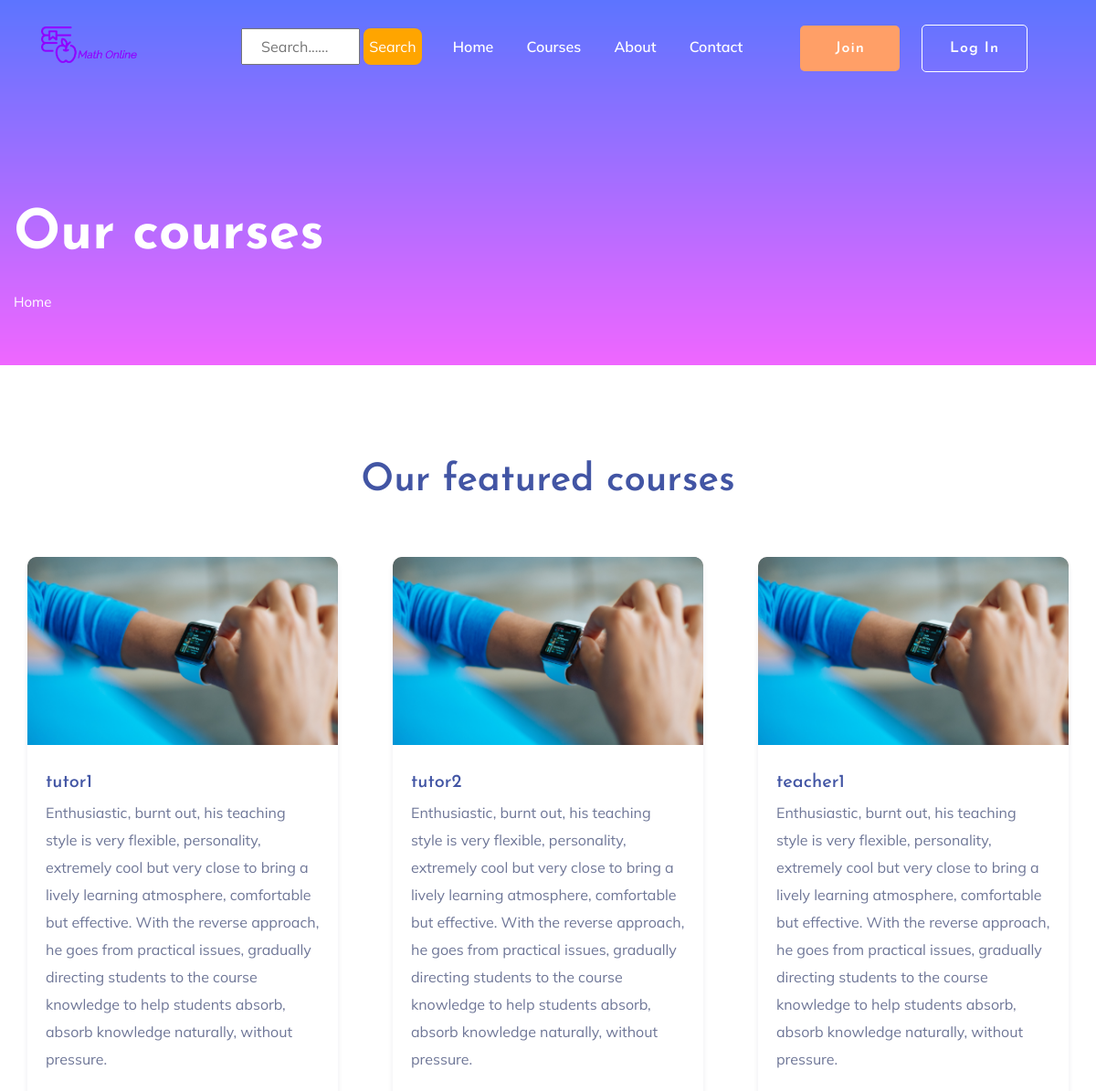
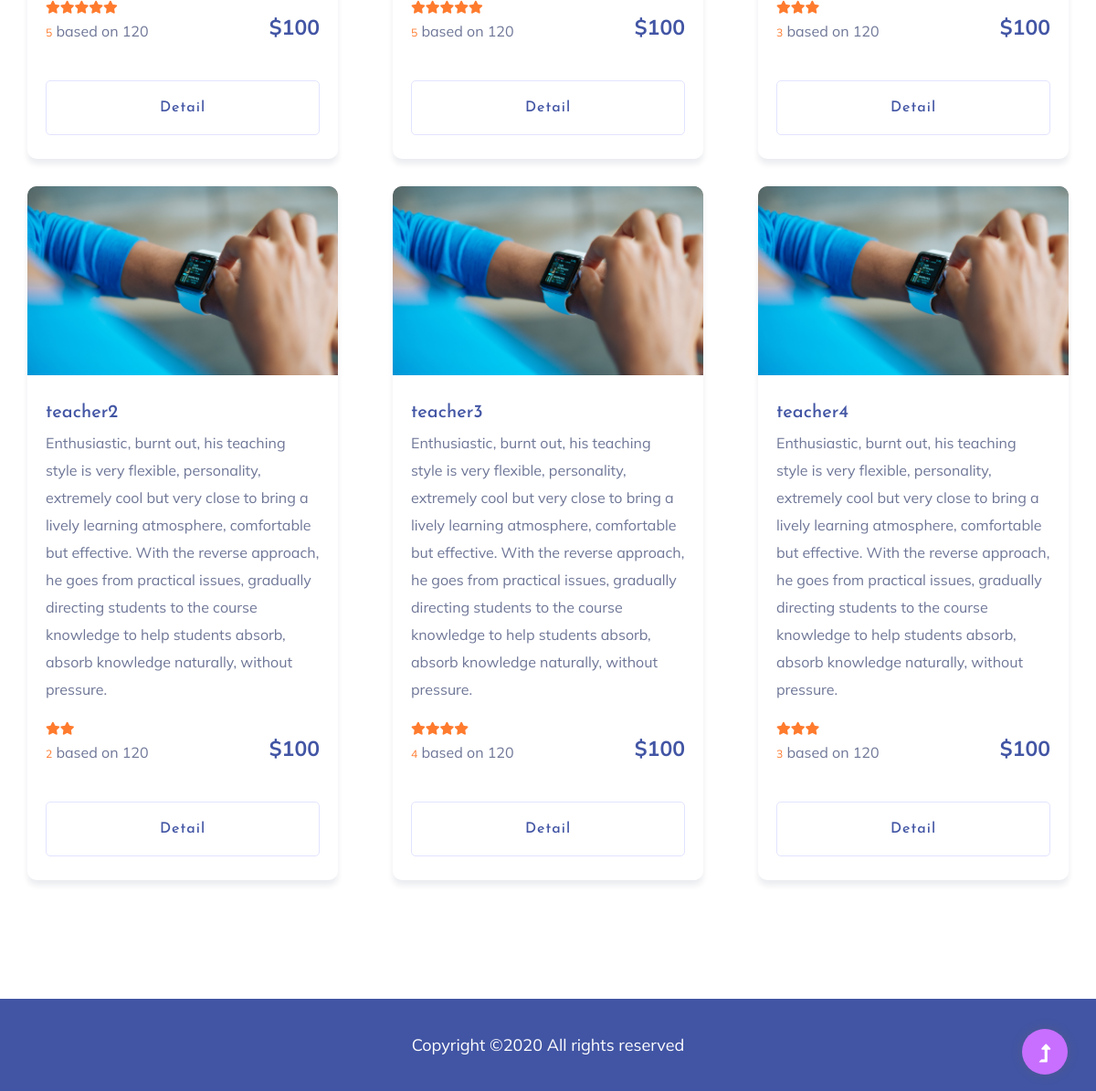
/Course.php, run on the app's committed database (2 pictures, top to bottom).
### tables this page shows
CREATE TABLE `teacher` (
  `Teacher_id` int(200) NOT NULL,
  `UserID` int(200) NOT NULL,
  `rate` int(200) NOT NULL,
  `price` int(200) NOT NULL,
  `cata` varchar(200) NOT NULL
);

CREATE TABLE `account` (
  `id` int(200) NOT NULL,
  `username` varchar(200) NOT NULL,
  `password` varchar(255) NOT NULL,
  `role` varchar(100) DEFAULT NULL,
  `fullname` varchar(200) NOT NULL,
  `Email` varchar(100) NOT NULL,
  `Address` varchar(100) DEFAULT NULL,
  `Description` text DEFAULT NULL,
  `Dob` date DEFAULT NULL
);

### Course.php (the view, shortened to what this page needs)
<?php
include('connect.php');
?>
<!doctype html>
<html class="no-js" lang="zxx">
    <?php require_once('assets/head_section.php') ?>
    <body>
        <?php require_once('assets/navbar.php') ?>
        <main>
            <section class="slider-area slider-area2">
                <div class="slider-active">
                    <div class="single-slider slider-height2">
                        <div class="container">
                            <div class="row">
                                <div class="col-xl-8 col-lg-11 col-md-12">
                                    <div class="hero__caption hero__caption2">
                                        <h1 data-animation="bounceIn" data-delay="0.2s">Our courses</h1>
                                        <nav aria-label="breadcrumb">
                                            <ol class="breadcrumb">
                                                <li class="breadcrumb-item"><a href="index.php">Home</a></li>
                                            </ol>
                                        </nav>
                                    </div>
                                </div>
                            </div>
                        </div>
                    </div>
                </div>
            </section>
            <div class="courses-area section-padding40 fix">
                <div class="container">
                    <div class="row justify-content-center">
                        <div class="col-xl-7 col-lg-8">
                            <div class="section-tittle text-center mb-55">
                                <h2>Our featured courses</h2>
                            </div>
                        </div>
                    </div>
                    <div class="row">
                        <?php
                        $query1 = "SELECT id, username, Description, UserID, rate, price, cata, Teacher_id FROM account, teacher  WHERE account.role = 'Tutor' and account.id = teacher.UserID";
                        $statement1 = $conn->prepare($query1);
                        $statement1->execute();
                        $result1 = $statement1->fetchAll();
                        foreach ($result1 as $row) {
                            $id = $row['Teacher_id'];
                            ?>
                            <div class="col-lg-4">
                                <div class="properties properties2 mb-30">
                                    <div class="properties__card">
                                        <div class="properties__img overlay1">
                                            <a href="#"><img src="assets/img/gallery/featured1.png" alt=""></a>
                                        </div>
                                        <div class="properties__caption">
                                            <h3><?php echo $row['username']; ?></h3>
                                            <p><?php echo $row['Description']; ?></p>
                                            <div class="properties__footer d-flex justify-content-between align-items-center">
                                                <div class="restaurant-name">
                                                    <div class="rating">
                                                        <?php
                                                        for ($index = 0; $index < $row['rate']; $index++) {
                                                            echo '<i class="fas fa-star"></i>';
                                                        }
                                                        ?>
                                                    </div>
                                                    <p><span><?php echo $row['rate']; ?></span> based on 120</p>
                                                </div>
                                                <div class="price">
                                                    <span>$<?php echo $row['price']; ?></span>
                                                </div>
                                            </div>
                                             <a class="border-btn border-btn2" href="TeacherDetail.php?id=<?php echo $id ?>">Detail</a>
                                        </div>
                                    </div>
                                </div>
                            </div>
                        <?php } ?>
                        </div>
                    </div>
                </div>
            </main>
            <?php require_once('assets/footer.php') ?>
    </body>
</html>

### assets/head_section.php (shortened to what this page needs)
<head>
    <link rel="stylesheet" href="assets/css/bootstrap.min.css">
    <link rel="stylesheet" href="assets/css/owl.carousel.min.css">
    <link rel="stylesheet" href="assets/css/slicknav.css">
    <link rel="stylesheet" href="assets/css/flaticon.css">
    <link rel="stylesheet" href="assets/css/progressbar_barfiller.css">
    <link rel="stylesheet" href="assets/css/gijgo.css">
    <link rel="stylesheet" href="assets/css/animate.min.css">
    <link rel="stylesheet" href="assets/css/animated-headline.css">
    <link rel="stylesheet" href="assets/css/magnific-popup.css">
    <link rel="stylesheet" href="assets/css/fontawesome-all.min.css">
    <link rel="stylesheet" href="assets/css/themify-icons.css">
    <link rel="stylesheet" href="assets/css/slick.css">
    <link rel="stylesheet" href="assets/css/nice-select.css">
    <link rel="stylesheet" href="assets/css/style.css">
</head>

### assets/navbar.php (shortened to what this page needs)
<header>
    <div class="header-area header-transparent">
        <div class="main-header ">
            <div class="header-bottom  header-sticky">
                <div class="container-fluid">
                    <div class="row align-items-center">
                        <div class="col-xl-2 col-lg-2">
                            <div class="logo">
                                <a href="index.php"><img src="assets/img/logo/LogoMakr_8FYvDJ.png" width="80%" height="80%" alt=""></a>
                            </div>
                        </div>
                        <div class="col-xl-10 col-lg-10">
                            <div class="menu-wrapper d-flex align-items-center justify-content-end">
                                <div class="main-menu d-none d-lg-block">
                                    <nav>
                                        <ul id="navigation">
                                            <li><form action="search.php" method="GET"  >
                                                    <input type="text" name="query"  placeholder="Search......"/>
                                                    <input type="submit"   value="Search"  class="btn1"/>
                                </form></li>
                                            <li class="active" ><a href="index.php">Home</a></li>
                                            <li><a href="course.php">Courses</a>
                                            </li>
                                            <li><a href="about.html">About</a></li>
                                            <li><a href="contact.html">Contact</a></li>
                                            <?php
                                            if (isset($_SESSION['username'])) {
                                                ?>
                                                <li><h1>Hello <?php echo $_SESSION['username']; ?></h1>
                                                    <ul class="submenu">
                                                        <li><a href="paymentform.php"><?php
                                                                $stid = $_SESSION['Student_id'];
                                                                $st = $conn->prepare("SELECT * FROM student WHERE Student_id ='$stid'");
                                                                $st->execute();
                                                                $r = $st->fetch(PDO::FETCH_ASSOC);
                                                                if ($r['Budget'] == "0") {
                                                                    echo 'Your Budget: 0$';
                                                                } else {
                                                                    echo "Your Budget: " . $r['Budget'] . "$";
                                                                }
                                                                ?></a></li>
                                                        <li><a href="#"><?php
                                                                if ($r['payment_status'] == "D") {
                                                                     $oDate = strtotime($r['Time']);
                                                                     $sDate = date("y/m/d", $oDate);
                                                                    echo 'Duration of study: '.$sDate;
                                                                } else {
                                                                    echo "Your Account Have Not Renewal";
                                                                }
                                                                ?></a></li>
                                                        <li><a href="profileSt.php">Profile</a></li>
                                                    </ul>
                                                </li>
                                                <li class="button-header"><a href="logout.php" class="btn btn3" onclick="return confirm('Are you sure?')">Logout</a></li>
                                                <?php
                                            } else {
                                                ?>
                                                <li class="button-header margin-left "><a href="register.php" class="btn">Join</a></li>
                                                <li class="button-header"><a href="login.php" class="btn btn3">Log in</a></li>
                                            <?php } ?>
                                        </ul>
                                    </nav>
                                </div>
                            </div>
                        </div>
                        <div class="col-12">
                        </div>
                    </div>
                </div>
            </div>
        </div>
    </div>
</header>

### assets/footer.php (shortened to what this page needs)
<footer>
     <div class="footer-wrappper footer-bg">
        <div class="footer-bottom-area">
            <div class="container">
                <div class="footer-border">
                    <div class="row d-flex align-items-center">
                        <div class="col-xl-12 ">
                            <div class="footer-copy-right text-center">
                                <p>
                                  Copyright &copy;<script>document.write(new Date().getFullYear());</script> All rights reserved
                                  </p>
                              </div>
                          </div>
                      </div>
                  </div>
              </div>
          </div>
      </div>
  </footer>
  <div id="back-top" >
    <a title="Go to Top" href="#"> <i class="fas fa-level-up-alt"></i></a>
</div>

### assets/navbar.php (style rules this page uses)
input[type=text] { width: 130px; -webkit-transition: width 0.4s ease-in-out; transition: width 0.4s ease-in-out; height:40px; padding: 12px 20px; margin: 8px 0; box-sizing: border-box; }
.btn1 { background-color: orange; border: none; text-decoration: none; color: white; border-radius: 8px; cursor: pointer; height: 40px; }

### data on the page
teacher: UserID.username "tutor1", UserID.Description "Enthusiastic, burnt out, his teaching style is very flexible, personality, extremely cool but very close to bring a lively learning atmosphere, comfortable but effective. With the reverse approach, he goes from practical issues, gradually directing students to the course knowledge to help students absorb, absorb knowledge naturally, without pressure.", rate "5", price "100"
teacher: UserID.username "tutor2", UserID.Description "Enthusiastic, burnt out, his teaching style is very flexible, personality, extremely cool but very close to bring a lively learning atmosphere, comfortable but effective. With the reverse approach, he goes from practical issues, gradually directing students to the course knowledge to help students absorb, absorb knowledge naturally, without pressure.", rate "5", price "100"
teacher: UserID.username "teacher1", UserID.Description "Enthusiastic, burnt out, his teaching style is very flexible, personality, extremely cool but very close to bring a lively learning atmosphere, comfortable but effective. With the reverse approach, he goes from practical issues, gradually directing students to the course knowledge to help students absorb, absorb knowledge naturally, without pressure.", rate "3", price "100"
teacher: UserID.username "teacher2", UserID.Description "Enthusiastic, burnt out, his teaching style is very flexible, personality, extremely cool but very close to bring a lively learning atmosphere, comfortable but effective. With the reverse approach, he goes from practical issues, gradually directing students to the course knowledge to help students absorb, absorb knowledge naturally, without pressure.", rate "2", price "100"
teacher: UserID.username "teacher3", UserID.Description "Enthusiastic, burnt out, his teaching style is very flexible, personality, extremely cool but very close to bring a lively learning atmosphere, comfortable but effective. With the reverse approach, he goes from practical issues, gradually directing students to the course knowledge to help students absorb, absorb knowledge naturally, without pressure.", rate "4", price "100"
teacher: UserID.username "teacher4", UserID.Description "Enthusiastic, burnt out, his teaching style is very flexible, personality, extremely cool but very close to bring a lively learning atmosphere, comfortable but effective. With the reverse approach, he goes from practical issues, gradually directing students to the course knowledge to help students absorb, absorb knowledge naturally, without pressure.", rate "3", price "100"
